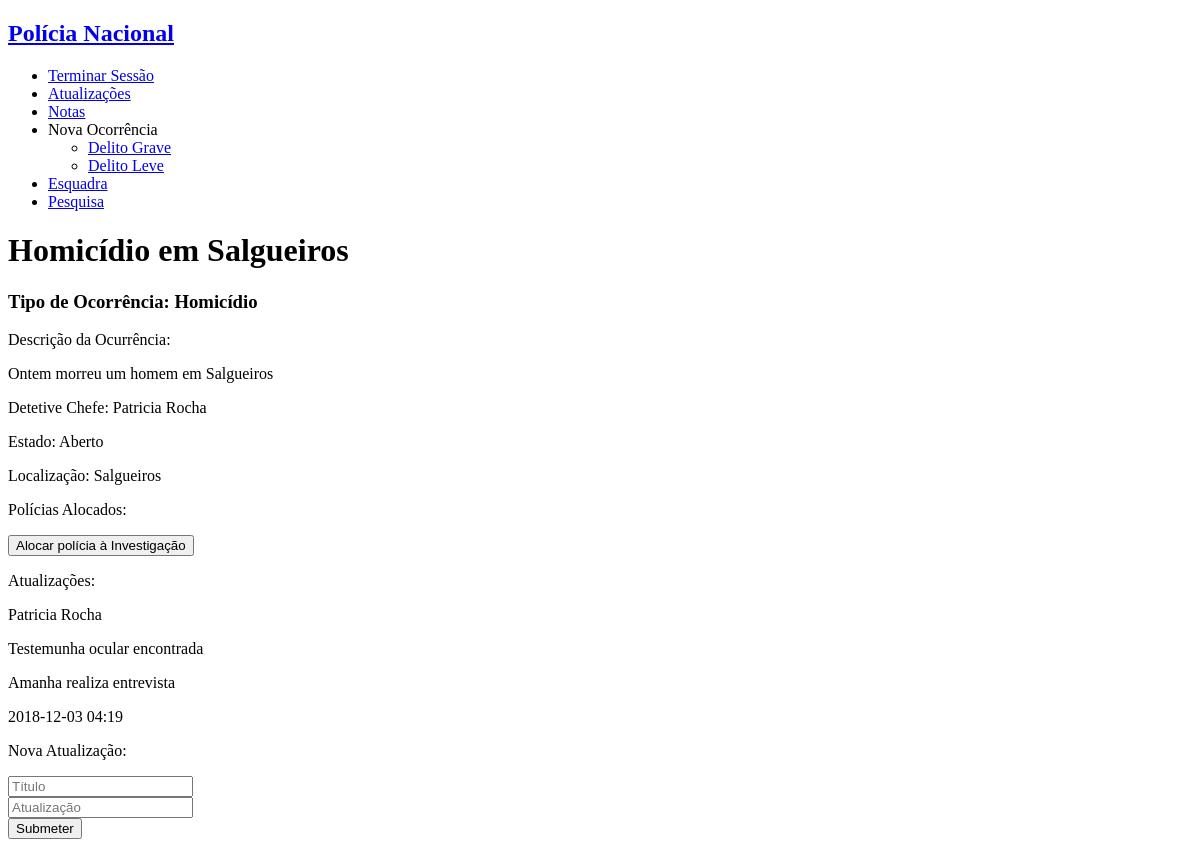
The page /single_occurrence.php?id=1 on the database as committed earlier.
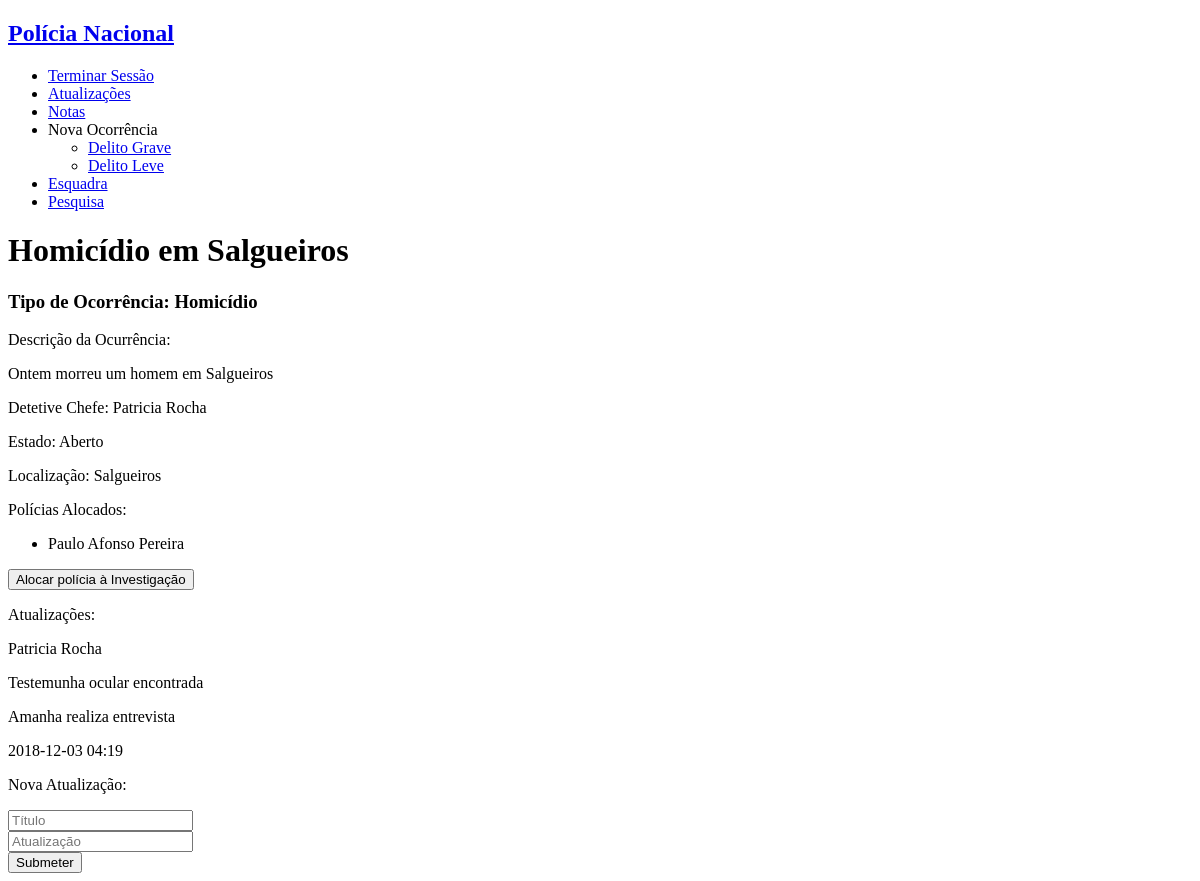
The same page on the database as committed later.
### tables this page shows
CREATE TABLE updates (
    id INTEGER PRIMARY KEY,
    title VARCHAR NOT NULL,
    text VARCHAR NOT NULL,
    username_personnel VARCHAR REFERENCES personnel NOT NULL,
    id_occurrence INTEGER REFERENCES occurrence NOT NULL,
    date_hour datetime NOT NULL
);

CREATE TABLE personnel (
    username VARCHAR PRIMARY KEY,
    password VARCHAR NOT NULL,
    email VARCHAR(320) NOT NULL, -- 64 characters for local part + @ + 255 for domain name
    fullname VARCHAR(128) NOT NULL,
    gender VARCHAR NOT NULL,
    birthdate date NOT NULL,
    naturality VARCHAR NOT NULL,
    start_service date NOT NULL,
    school VARCHAR REFERENCES schools NOT NULL,
    position VARCHAR REFERENCES positions NOT NULL,
    station INTEGER REFERENCES stations
);

CREATE TABLE works (
    username_personnel INTEGER REFERENCES personnel,
    id_occurrence INTEGER REFERENCES occurence,
    PRIMARY KEY (username_personnel, id_occurrence)
);

### database/connection.php (called while the page is built, shortened)
<?php $db = new PDO('sqlite:database/database.db');
function getUserByUsername($username) {
  global $db;
  $query = $db->prepare('SELECT * FROM personnel WHERE username = ?');
  $query->execute(array($username));
  return $query->fetch();
}
function GetOccurrencePersonnel($id){
  global $db;
  $query = $db->prepare('SELECT * FROM personnel JOIN works ON username = username_personnel WHERE id_occurrence=? ');
  $query->execute(array($id));
  return $query->fetchAll();
}
function getOccurrenceById($id) {
  global $db;
  $query = $db->prepare('SELECT * FROM occurrences WHERE id = ?');
  $query->execute(array($id));
  return $query->fetch();
}
function getUpdatesByOccurrenceId($id){
  global $db;
  $query = $db->prepare('SELECT * FROM updates WHERE id_occurrence = ?');
  $query->execute([$id]);
  return $query->fetchAll();
}

### single_occurrence.php (the view, shortened to what this page needs)
<?php
include_once('database/connection.php');
$id = $_GET['id'];
$occurrence = getOccurrenceById($id);
$updates= getUpdatesByOccurrenceId($id);
?>
<!DOCTYPE html>
<html>
<?php include_once('common/header_aside.php'); ?>
<body>
<div id="occurence">
    <div id='id'> <h1> <?php echo $occurrence['title'] ?></h1></div>
    <div id='title'> <h3> Tipo de Ocorrência: <?php echo $occurrence['type'] ?></h3></div>
    <div id='description'> Descrição da Ocurrência: <p> <?php echo $occurrence['description'] ?></p></div>
    <?php if (isset($occurrence['chief_detective'])){
       $chief=getUserByUsername($occurrence['chief_detective'])?>
       <div id='chief'> <p> Detetive Chefe: <?php echo $chief['fullname'] ?></p></div>
    <?php } ?>
    <div id='state'> <p> Estado: <?php echo $occurrence['state'] ?></p>
    </div>
    <div id='location'> <p> Localização: <?php echo $occurrence['location'] ?></p></div>
    <div id='polices'> Polícias Alocados:
        <ul>
        <?php $polices=GetOccurrencePersonnel($occurrence['id']);
        foreach ($polices as $police){
            echo "<li> " . $police['fullname'] . "</li>";
        }?>
        </ul>
        <?php if  ($occurrence['state'] =="Aberto"){
            if ($user['position']!="Police"){?>
                <button type="button" onclick="location.href='add_police.php?occurrence_id=<?=$occurrence['id']?>'"> Alocar polícia à Investigação </button>
            <?php }
        }?>
    </div>
    <div id="updates">
        <p> Atualizações: </p>
        <?php foreach ($updates as $update) { ?>
            <span class="user"><?=getUserByUsername($update['username_personnel'])['fullname']?></span>
            <p class="title"> <?=$update['title']?> </p>
            <p class="text"> <?=$update['text']?> </p>
            <p class="date_hour"> <?=$update['date_hour']?> </p>
        <?php } ?>
    </div>
    <div id = "add_update">
        <p> Nova Atualização: </p>
        <form action="action_update.php?id_occurrence=<?=$id?>" method="post">
            <div><input type="text" placeholder="Título" name="title"></div>
            <div><input type="text" placeholder="Atualização" name="text"></div>
            <div><input type="submit" value="Submeter"></div>
        </form>
    </div>
</body>
</html>

Rows that differ between the two databases and show on the page:
added works: username_personnel.fullname "Paulo Afonso Pereira"
